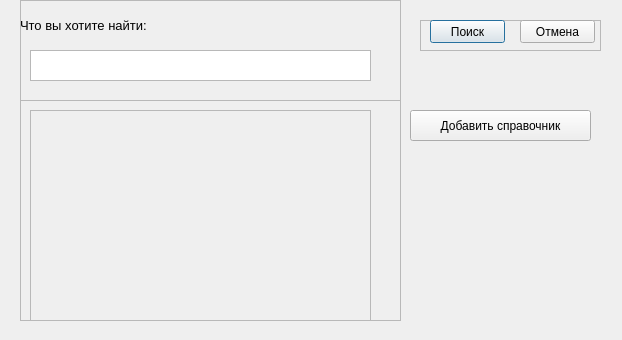
<?xml version="1.0" encoding="UTF-8"?>
<ui version="4.0">
 <class>DictionarySearch</class>
 <widget class="QDialog" name="DictionarySearch">
  <property name="geometry">
   <rect>
    <x>0</x>
    <y>0</y>
    <width>622</width>
    <height>340</height>
   </rect>
  </property>
  <property name="windowTitle">
   <string>Поиск по справочнику</string>
  </property>
  <widget class="QFrame" name="TextEntry">
   <property name="geometry">
    <rect>
     <x>20</x>
     <y>0</y>
     <width>381</width>
     <height>101</height>
    </rect>
   </property>
   <property name="frameShape">
    <enum>QFrame::StyledPanel</enum>
   </property>
   <property name="frameShadow">
    <enum>QFrame::Raised</enum>
   </property>
   <widget class="QTextEdit" name="textEdit">
    <property name="geometry">
     <rect>
      <x>10</x>
      <y>50</y>
      <width>341</width>
      <height>31</height>
     </rect>
    </property>
    <property name="font">
     <font>
      <pointsize>10</pointsize>
     </font>
    </property>
   </widget>
   <widget class="QLabel" name="label">
    <property name="geometry">
     <rect>
      <x>0</x>
      <y>10</y>
      <width>351</width>
      <height>31</height>
     </rect>
    </property>
    <property name="font">
     <font>
      <pointsize>10</pointsize>
     </font>
    </property>
    <property name="text">
     <string>Что вы хотите найти:</string>
    </property>
   </widget>
  </widget>
  <widget class="QFrame" name="buttonFrame">
   <property name="geometry">
    <rect>
     <x>420</x>
     <y>20</y>
     <width>181</width>
     <height>31</height>
    </rect>
   </property>
   <property name="frameShape">
    <enum>QFrame::StyledPanel</enum>
   </property>
   <property name="frameShadow">
    <enum>QFrame::Raised</enum>
   </property>
   <widget class="QPushButton" name="Find">
    <property name="geometry">
     <rect>
      <x>10</x>
      <y>0</y>
      <width>75</width>
      <height>23</height>
     </rect>
    </property>
    <property name="text">
     <string>Поиск</string>
    </property>
   </widget>
   <widget class="QPushButton" name="Cancel">
    <property name="geometry">
     <rect>
      <x>100</x>
      <y>0</y>
      <width>75</width>
      <height>23</height>
     </rect>
    </property>
    <property name="text">
     <string>Отмена</string>
    </property>
   </widget>
  </widget>
  <widget class="QFrame" name="frame">
   <property name="geometry">
    <rect>
     <x>20</x>
     <y>100</y>
     <width>381</width>
     <height>221</height>
    </rect>
   </property>
   <property name="frameShape">
    <enum>QFrame::StyledPanel</enum>
   </property>
   <property name="frameShadow">
    <enum>QFrame::Raised</enum>
   </property>
   <widget class="QScrollArea" name="scrollArea">
    <property name="geometry">
     <rect>
      <x>10</x>
      <y>10</y>
      <width>341</width>
      <height>211</height>
     </rect>
    </property>
    <property name="widgetResizable">
     <bool>true</bool>
    </property>
    <widget class="QWidget" name="scrollAreaWidgetContents">
     <property name="geometry">
      <rect>
       <x>0</x>
       <y>0</y>
       <width>339</width>
       <height>209</height>
      </rect>
     </property>
    </widget>
   </widget>
  </widget>
  <widget class="QPushButton" name="addDic">
   <property name="geometry">
    <rect>
     <x>410</x>
     <y>110</y>
     <width>181</width>
     <height>31</height>
    </rect>
   </property>
   <property name="text">
    <string>Добавить справочник</string>
   </property>
  </widget>
 </widget>
 <resources/>
 <connections/>
</ui>
